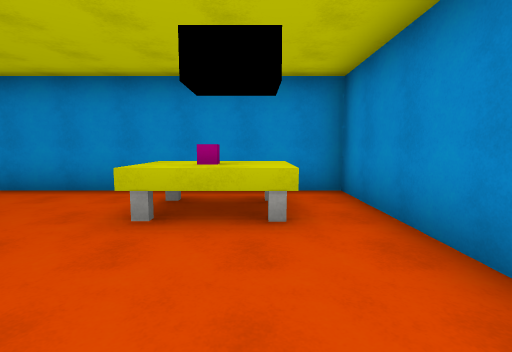
view 1 (above)

13 first-person views from a walk through a scene from a Unity 3-D project. The camera is 1.5 m above the floor, tilts 6° down and sees 85° across. The floor is counted in squares, 1.8 m on a side. Each view is taken from the middle of a square. On the plan, view 1 faces up. The plan holds only what a view shows up to about 10 squares ahead; the rest is blank. The place goes on beyond the plan. The player character is not drawn. Surface patterns are stand-ins for the level's own textures.

view 2
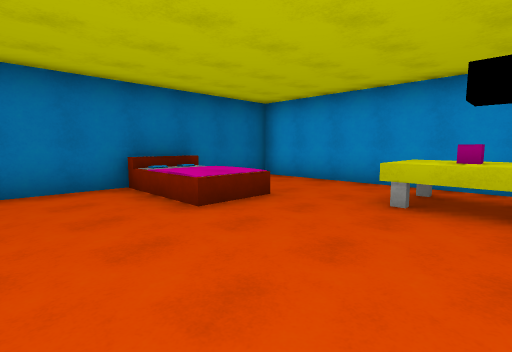

view 3
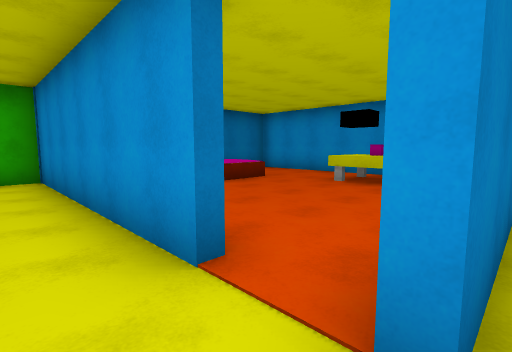

view 4
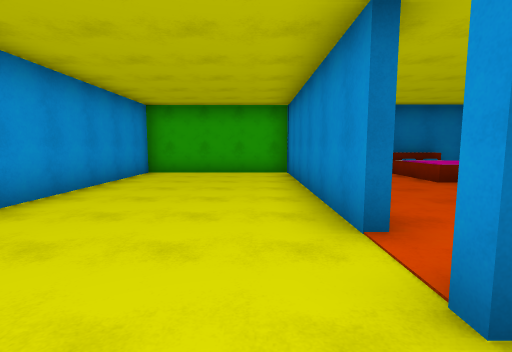

view 5
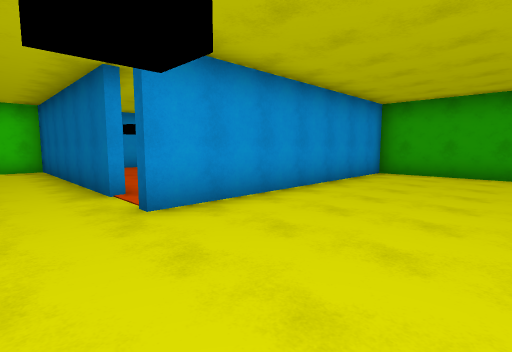

view 6
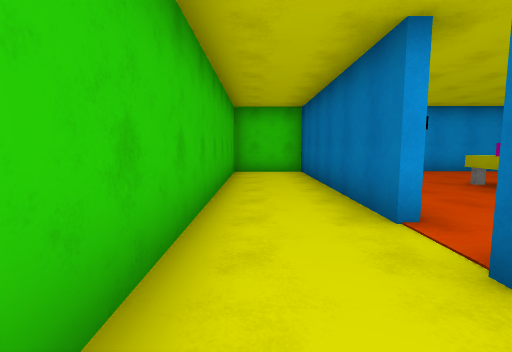

view 7
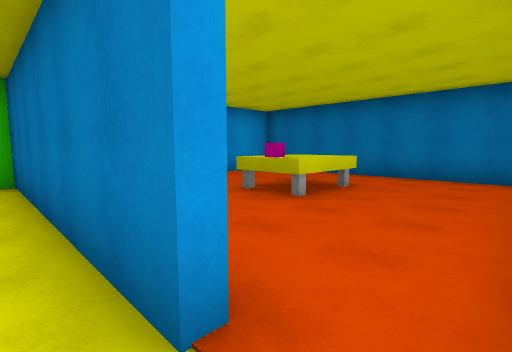

view 8
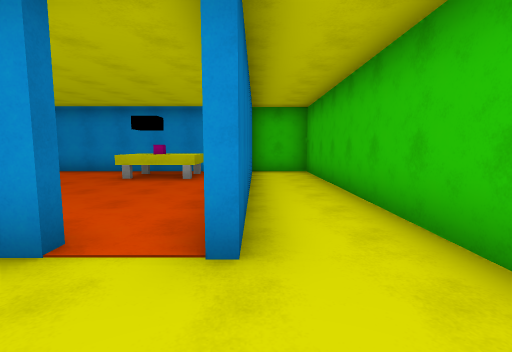

view 9
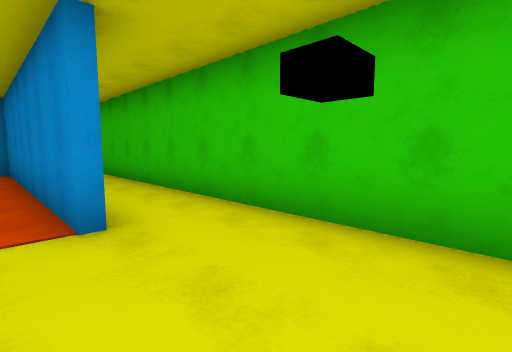

view 10
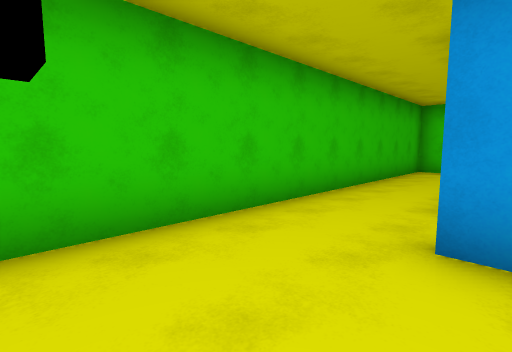

view 11
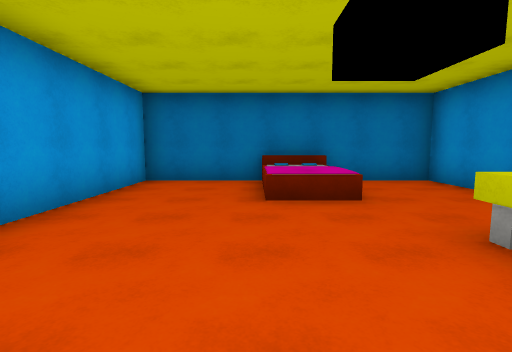

view 12
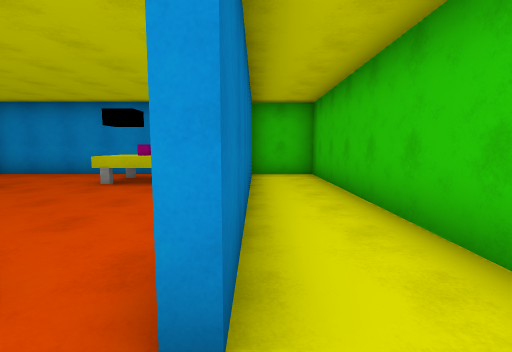

view 13
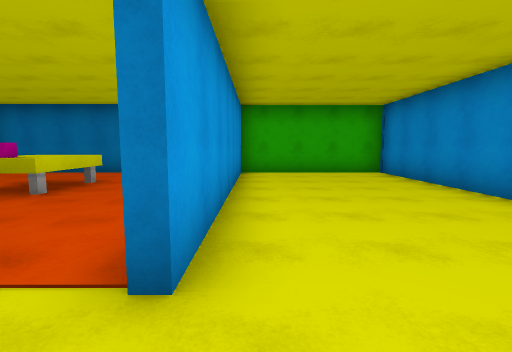

### Floor plan
Points are (right, up) in squares from view 1. A wall is a line through its corners. A room is listed if a view was taken in it or the views show most of it. See-through windows are left out.
Room 1 (views 1, 2, 11)
walls: (1.6, -0.6) (1.6, 5.3) (-5.9, 5.3) (-5.9, -1.7) (-1.9, -1.7)
ways out: opening at (1, -1) to room 2
objects: bed (-5, 1) to (-4, 2); table (-1, 3) to (0, 4); pink cube (-1, 4)
Room 2 (views 3, 4, 5, 6, 7, 8, 9, 10, 12, 13)
walls: (1.5, -7.9) (1.5, -14.3) (3.7, -14.3) (3.7, 5.4) (1.9, 5.4) (1.9, -2); (1.6, -2.1) (1.6, -0.6); (0.5, -2) (-5.9, -2) (-5.9, -6.5) (1.5, -6.5)
ways out: opening at (1, -1) to room 1; gap at (1, -8)

Positions as (right, up) in squares from view 1, and headings:
1: (0, 0), facing up
2: (0, -1), facing up-left
3: (2, -3), facing up-left
4: (3, -3), facing left
5: (3, -3), facing down-left
6: (3, -5), facing down
7: (2, -7), facing down-left
8: (2, -4), facing up
9: (1, -5), facing up-right
10: (1, -4), facing down-right
11: (1, 1), facing left
12: (2, -3), facing up
13: (3, -6), facing left
